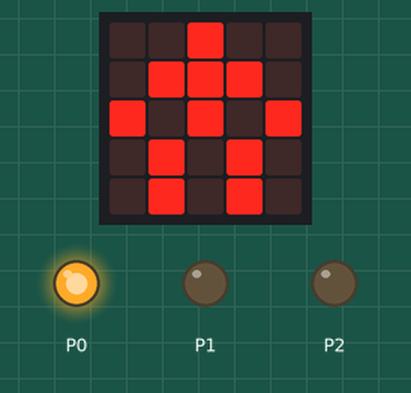
Bench run of a program on a simulated BBC micro:bit running MicroPython. Shown: the board's 5×5 LED display, output pins drawn as LEDs (lit = HIGH).

Above: at 0.1 s.
At 10.1 s:
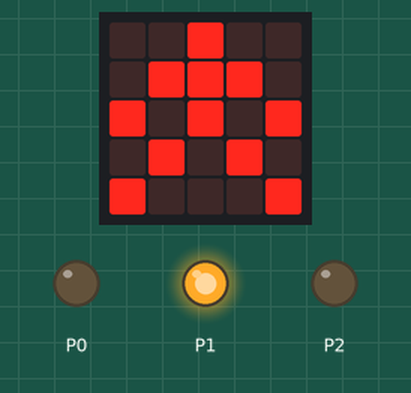
Timing chart, 0 to 121.5 s (numbered marks = the images above):
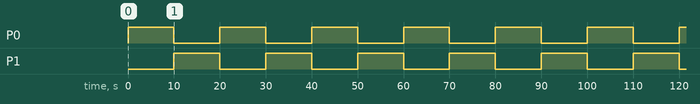

Measured:
- by itself, P0, P1: alternates HIGH for 10.0 s and LOW for 10.0 s

The program:

6.Traffic_indicator.py
```python
from microbit import *
stop = Image("00900:09990:90909:09090:09090")
go = Image("00900:09990:90909:09090:90009")
while True:
    pin0.write_digital(1)
    pin1.write_digital(0)
    pin2.write_digital(0)
    display.show(stop)
    sleep(10000)
    pin0.write_digital(0)
    pin1.write_digital(1)
    pin2.write_digital(0)
    display.show(go)
    sleep(10000)
```
